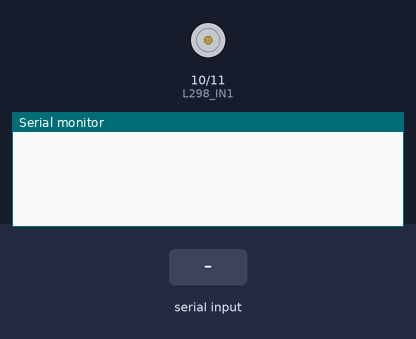
Bench run of a sketch on a simulated Arduino Uno, built with avr-gcc and run on an emulated ATmega328P. Parts: motor-driver pin pairs drawn as motors (green arrow = first pin HIGH = forward, orange = second pin HIGH = backward, longer = more drive, scaled by the enable pin), the last lines printed to the serial monitor. Inputs (shaded band) come from the test bench.

Above: at 1.2 s.
1.3 s: "F" received over the second serial link
At 2.4 s:
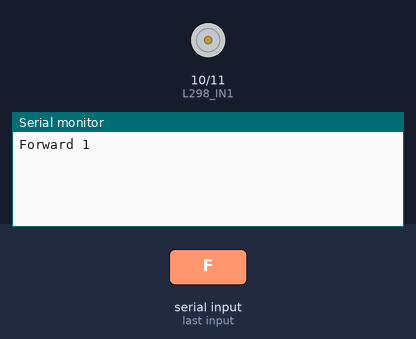
2.8 s: "F" received over the second serial link
At 4.0 s:
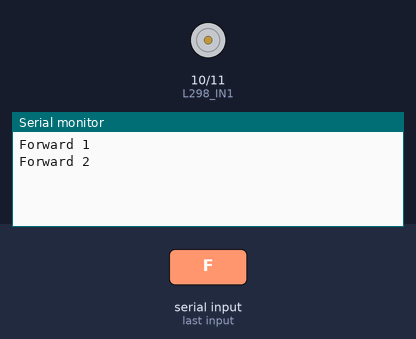
5.2 s: "X" received over the second serial link
At 6.4 s:
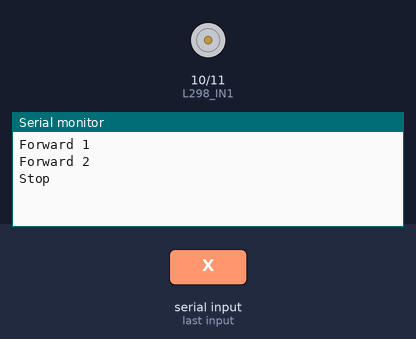
6.7 s: "B" received over the second serial link
At 7.7 s:
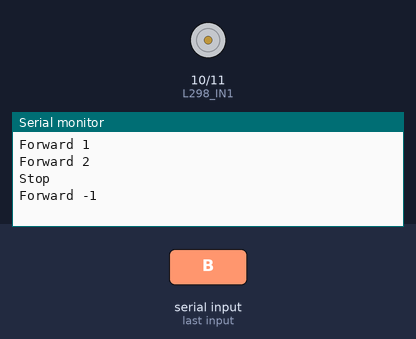

The sketch:

br80_arduino_nano.ino
```cpp
#include <SoftwareSerial.h>

SoftwareSerial Bluetooth(12, 13); // TX, RX

// L298
#define L298_ENA 9
#define L298_IN1 10
#define L298_IN2 11

#define MAXSPEED 8
static const uint8_t speeds[MAXSPEED] = {0, 40, 60, 80, 120, 160, 200, 255};

int speed = 0;

void setup()
{
  // Initializing   Serial
  Bluetooth.begin(9600);
  Serial.begin(9600);

  // Initializing Motor-Driver
  pinMode(L298_ENA, OUTPUT);
  pinMode(L298_IN1, OUTPUT);
  pinMode(L298_IN2, OUTPUT);

  // Пины D9 и D10 - 30 Гц
  TCCR1A = 0b00000001;  // 8bit
  TCCR1B = 0b00000101;  // x1024 phase correct
  // https://alexgyver.ru/lessons/pwm-overclock/
  /*
  // Пины D9 и D10 - 62.5 кГц
  TCCR1A = 0b00000001;  // 8bit
  TCCR1B = 0b00001001;  // x1 fast pwm
  // Пины D9 и D10 - 31.4 кГц
  TCCR1A = 0b00000001;  // 8bit
  TCCR1B = 0b00000001;  // x1 phase correct
  // Пины D9 и D10 - 7.8 кГц
  TCCR1A = 0b00000001;  // 8bit
  TCCR1B = 0b00001010;  // x8 fast pwm
  // Пины D9 и D10 - 4 кГц
  TCCR1A = 0b00000001;  // 8bit
  TCCR1B = 0b00000010;  // x8 phase correct
  // Пины D9 и D10 - 976 Гц
  TCCR1A = 0b00000001;  // 8bit
  TCCR1B = 0b00001011;  // x64 fast pwm
  // Пины D9 и D10 - 490 Гц - по умолчанию
  TCCR1A = 0b00000001;  // 8bit
  TCCR1B = 0b00000011;  // x64 phase correct
  // Пины D9 и D10 - 244 Гц
  TCCR1A = 0b00000001;  // 8bit
  TCCR1B = 0b00001100;  // x256 fast pwm
  // Пины D9 и D10 - 122 Гц
  TCCR1A = 0b00000001;  // 8bit
  TCCR1B = 0b00000100;  // x256 phase correct
  // Пины D9 и D10 - 61 Гц
  TCCR1A = 0b00000001;  // 8bit
  TCCR1B = 0b00001101;  // x1024 fast pwm
  // Пины D9 и D10 - 30 Гц
  TCCR1A = 0b00000001;  // 8bit
  TCCR1B = 0b00000101;  // x1024 phase correct
*/
}

void loop()
{
  // put your main code here, to run repeatedly:
  if (Bluetooth.available())
  {
    char c = (char)Bluetooth.read();
    if (c == 'F')
    {
      // Forward
      if (speed < MAXSPEED - 1)
      {
        ++speed;
        Serial.print("Forward ");
        Serial.println(speed);
        setSpeed();
      }
    }
    else if (c == 'B')
    {
      // Backward
      if (speed > -(MAXSPEED - 1))
      {
        --speed;
        Serial.print("Forward ");
        Serial.println(speed);
        setSpeed();
      }
    }
    else if (c == 'X')
    {
      // Stop
      speed = 0;
      setSpeed();
      Serial.println("Stop");
    }
  }
}

void setSpeed()
{
  if (speed == 0)
  {
    digitalWrite(L298_IN1, LOW);
    digitalWrite(L298_IN2, LOW);
    analogWrite(L298_ENA, 0);
  }
  else if (speed > 0)
  {
    digitalWrite(L298_IN1, HIGH);
    digitalWrite(L298_IN2, LOW);
    analogWrite(L298_ENA, speeds[speed]);
  }
  else
  {
    digitalWrite(L298_IN1, LOW);
    digitalWrite(L298_IN2, HIGH);
    analogWrite(L298_ENA, speeds[-speed]);
  }
}
```

Measured:
- after the input at 1.3 s, the serial monitor: prints a new line at once (image 1)
- after the input at 2.8 s, the serial monitor: prints a new line at once (image 2)
- after the input at 5.2 s, the serial monitor: prints a new line at once (image 3)
- after the input at 6.7 s, the serial monitor: prints a new line at once (image 4)
